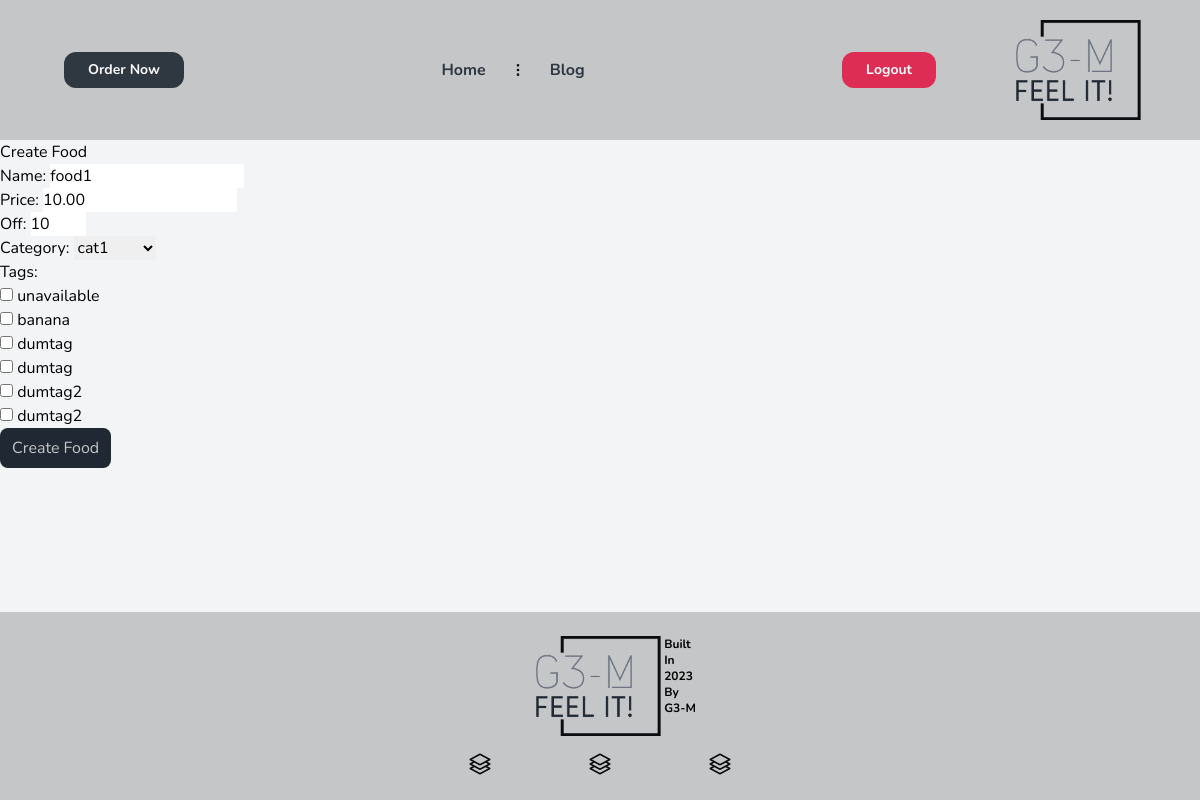
The page /foods/update-food/1 (signed in) on the database as committed earlier.
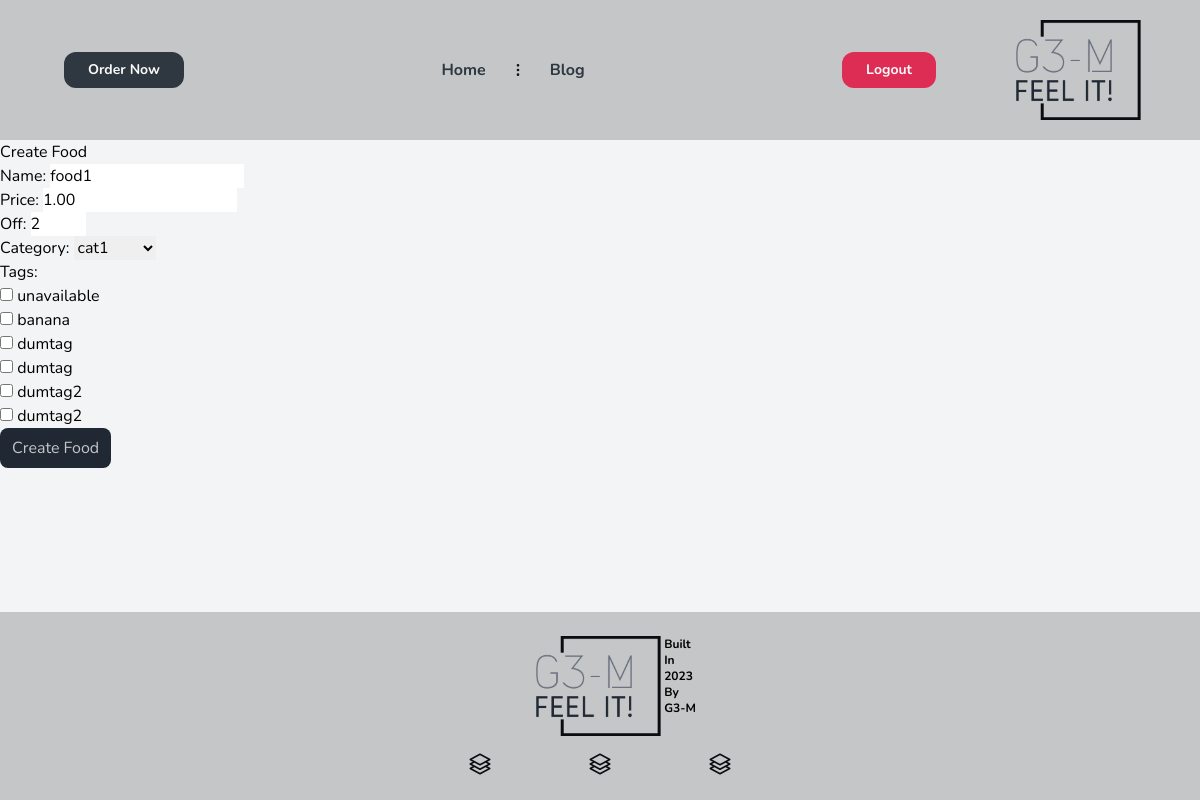
The same page on the database as committed later.
### foodmenu/models.py (models this page shows, shortened)
class Food(BaseModel):
    name = models.CharField(max_length=100)
    price = models.DecimalField(max_digits=10, decimal_places=2)
    availability = models.BooleanField(default=True)
    off = models.PositiveSmallIntegerField(default=0)
    category = models.ForeignKey('Category', on_delete=models.PROTECT)

class Category(BaseModel):
    name = models.CharField(max_length=100, unique=True)
    parent = models.ForeignKey('self', on_delete=models.CASCADE, null=True, blank=True, related_name='subcategories')
    def __str__(self):
        return self.name

### foodmenu/views.py (the view, shortened to what this page needs)
# urls.py: path('update-food/<int:pk>', views.UpdateFoodView.as_view(), name='update-food'),
class UpdateFoodView(View):
    template_name = 'Food_CreateFoodTemplate.html'
    @staff_or_superuser_required
    def get(self, request, pk):
        food_object = Food.objects.get(pk=pk)
        form = FoodCreateForm(instance=food_object)
        associated_tags = TaggedItem.objects.get_tags_for(Food, food_object.id).values_list('tag', flat=True)
        form.fields['tags'].initial = associated_tags
        return render(request, self.template_name, {'form': form})

### foodmenu/forms.py
class FoodCreateForm(forms.ModelForm):
    tags = forms.ModelMultipleChoiceField(
        queryset=Tag.objects.all(),
        widget=forms.CheckboxSelectMultiple,
        required=False,
    )
    off = forms.IntegerField(max_value=100,min_value=0)
    price = forms.DecimalField(max_value=10000, min_value=0)
    class Meta:
        model = Food
        fields = ['name', 'price', 'off', 'category', 'tags']

### core/models.py (called while the page is built)
    def get_queryset(self):
        return super().get_queryset().filter(deleted_at__isnull=True)

### tag/models.py (called while the page is built)
    @staticmethod
    def get_tags_for(obj_type, obj_id):
        content_type = ContentType.objects.get_for_model(obj_type)
        return TaggedItem.objects.select_related('tag') .filter(content_type=content_type, object_id=obj_id)

    def __str__(self) -> str:
        return self.label

### utils.py (called while the page is built)
def is_staff_or_superuser(user):
    return user.is_active and (user.is_staff or user.is_superuser)

### templates/Food_CreateFoodTemplate.html (shortened to what this page needs)
{% extends "base.html" %}
{% block content %}
  <h2>Create Food</h2>
  <form method="post" action="">
    {{ form.as_p }}
      <button class="forms-submit" type="submit">Create Food</button>
  </form>
{% endblock %}

Rows that differ between the two databases and show on the page:
changed Food "cat1": price "10.00" → "1.00"; off "10" → "2"
